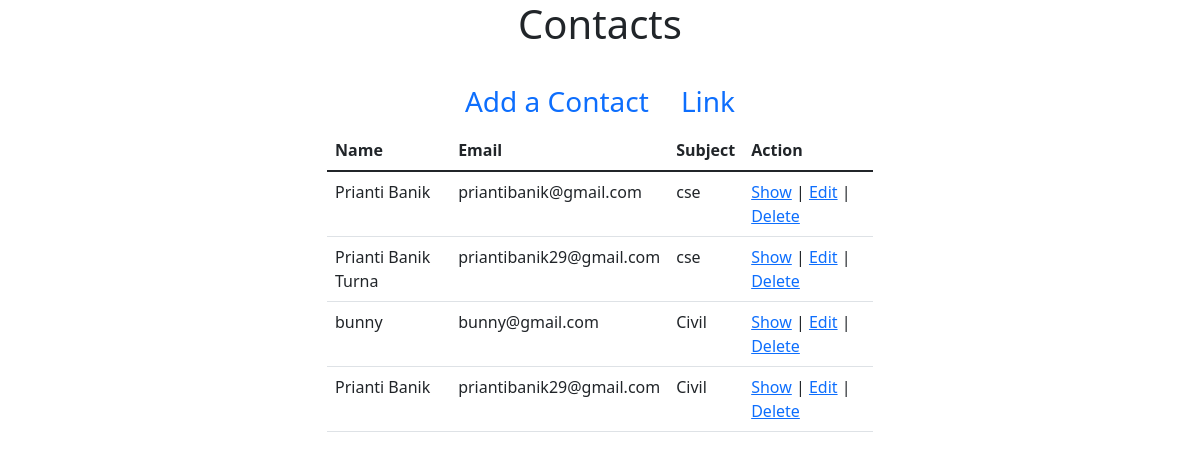
Screenshot of /admin/contacts/index.php with the database file from the repository.
### tables this page shows
CREATE TABLE `contact` (
  `name` varchar(255) NOT NULL,
  `email` varchar(255) NOT NULL,
  `subject` varchar(255) NOT NULL
);

### src/Contact.php (called while the page is built, shortened)
<?php
class Contact{
    public function index(){
        $conn = new PDO("mysql:host=localhost;dbname=ecommerce",
            'root', '');
        $conn->setAttribute(PDO::ATTR_ERRMODE,
            PDO::ERRMODE_EXCEPTION);
        $query = "SELECT * FROM `contact`";
        $stmt = $conn->prepare($query);
        $result = $stmt->execute();
        $contacts = $stmt->fetchAll();
        return $contacts;
    }
}
?>

### admin/contacts/index.php (the view, shortened to what this page needs)
<?php
$_contact = new Contact();
$contacts= $_contact->index();
?>
<!doctype html>
<html lang="en">
<head>
    <link href="https://cdn.jsdelivr.net/npm/bootstrap@5.1.3/dist/css/bootstrap.min.css" rel="stylesheet">
</head>
<body>
<section>
    <div class="container">
        <div class="row justify-content-center">
            <div class="col-md-6">
                <h1 class="text-center mb-4">Contacts</h1>
                <ul class="nav justify-content-center fs-3">
                    <li class="nav-item">
                        <a class="nav-link active" aria-current="page" href="create.php">
                            Add a Contact
                        </a>
                    </li>
                    <li class="nav-item">
                        <a class="nav-link" href="#">Link</a>
                    </li>
                </ul>
                <table class="table">
                    <thead>
                    <tr>
                        <th scope="col">Name</th>
                        <th scope="col">Email</th>
                        <th scope="col">Subject</th>
                        <th scope="col">Action</th>
                    </tr>
                    </thead>
                    <tbody>
                    <?php
                    if (count($contacts) > 0):
                        foreach ($contacts as $contact):
                            ?>
                            <tr>
                                <td><?= $contact['name']?></td>
                                <td><?= $contact['email']?></td>
                                <td><?= $contact['subject']?></td>
                                <td><a href="show.php?id=<?=$contact['id'];?>">Show</a>
                                    |
                                    <a href="edit.php?id=<?=$contact['id'];?>">Edit</a>
                                    |
                                    <a href="delete.php?id=<?=$contact['id'];?>"
                                       onclick="return confirm('Are you sure you want to delete?')">
                                        Delete
                                    </a>
                                </td>
                            </tr>
                        <?php
                        endforeach;
                    endif;
                    ?>
                    </tbody>
                </table>
            </div>
        </div>
    </div>
</section>
</body>
</html>

### rows the page displays
contact: name "Prianti Banik", email "priantibanik@gmail.com", subject "cse"
contact: name "Prianti Banik Turna", email "priantibanik29@gmail.com", subject "cse"
contact: name "bunny", email "bunny@gmail.com", subject "Civil"
contact: name "Prianti Banik", email "priantibanik29@gmail.com", subject "Civil"
